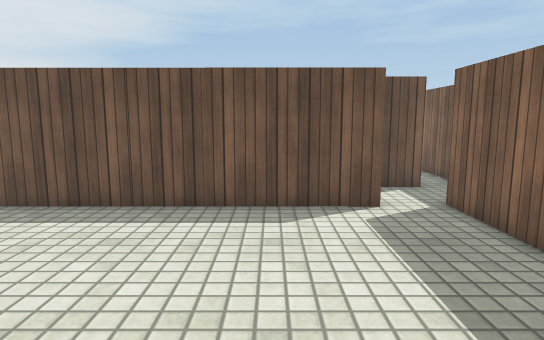
[1] (above)

17 first-person views from a walk through a 3-D level made in the Unity game engine. The camera is 1.2 m above the floor, tilts 8° down and sees 75° across. The floor is counted in squares, 0.5 m on a side. Each view is taken from the middle of a square. On the plan, view 1 faces up. The plan holds only what a view shows up to about 20 squares ahead; the rest is blank. The place goes on beyond the plan. Surface patterns are stand-ins for the level's own textures.

[2]
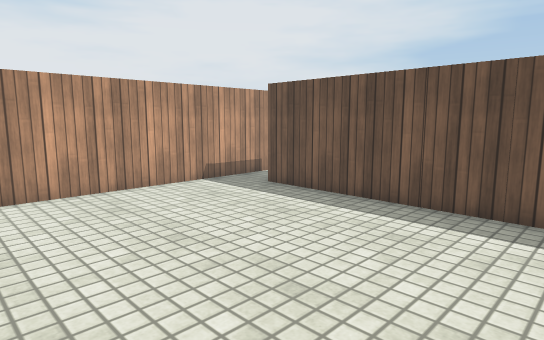

[3]
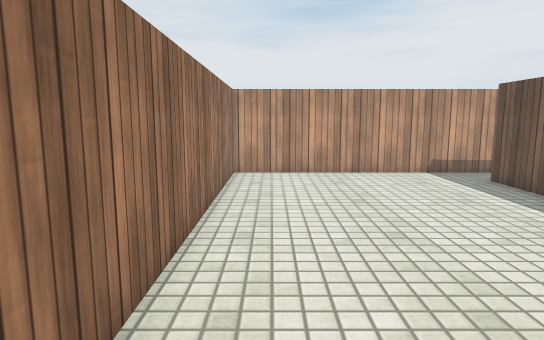

[4]
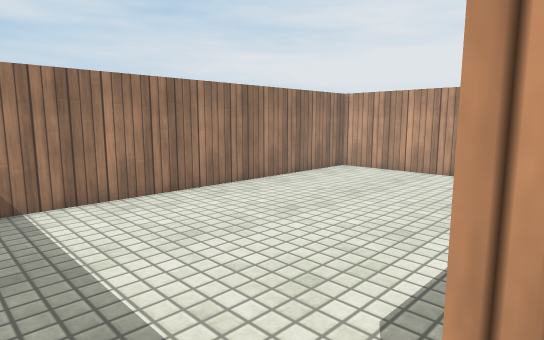

[5]
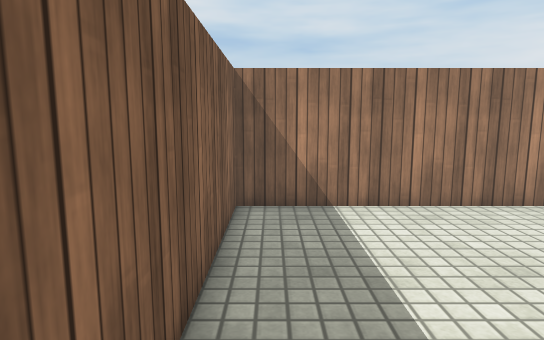

[6]
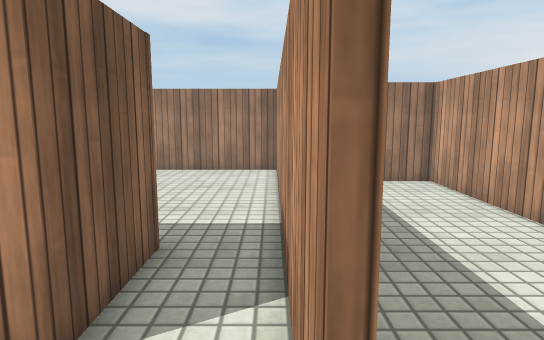

[7]
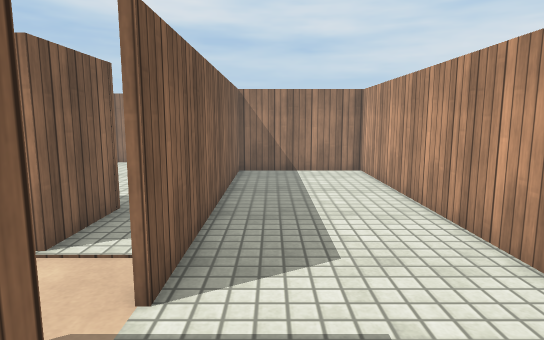

[8]
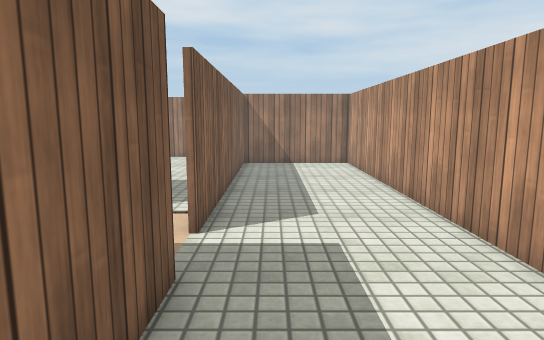

[9]
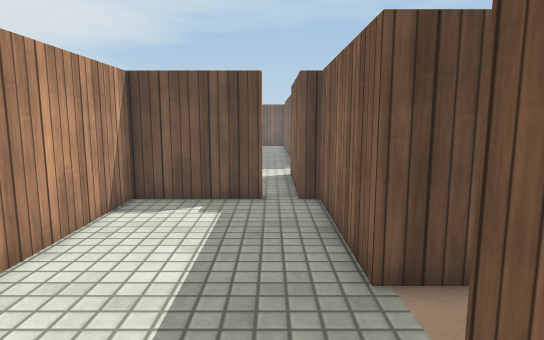

[10]
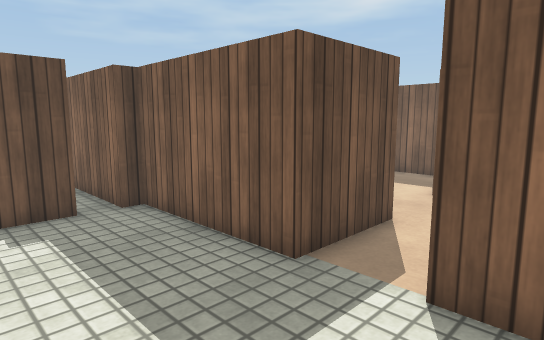

[11]
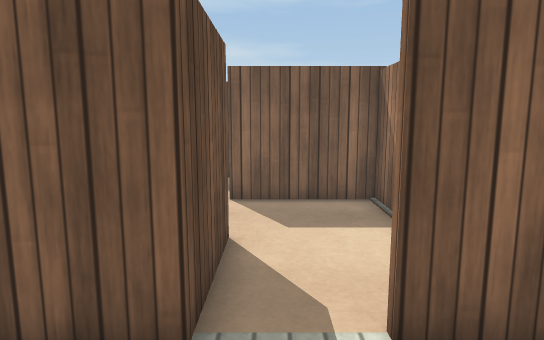

[12]
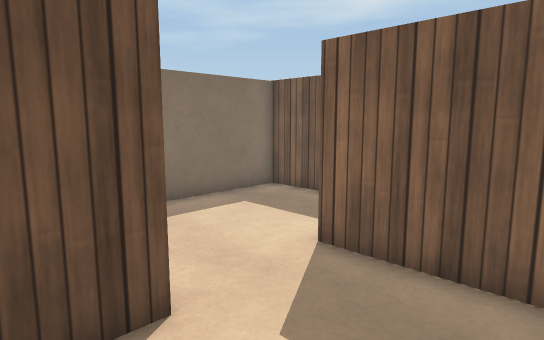

[13]
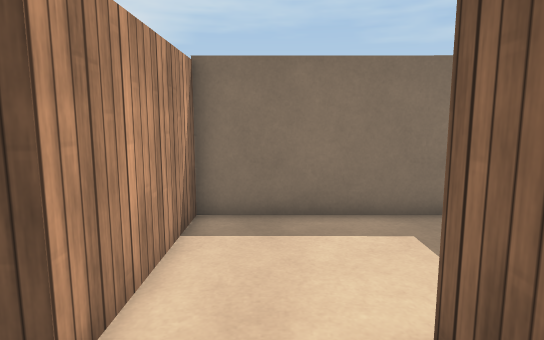

[14]
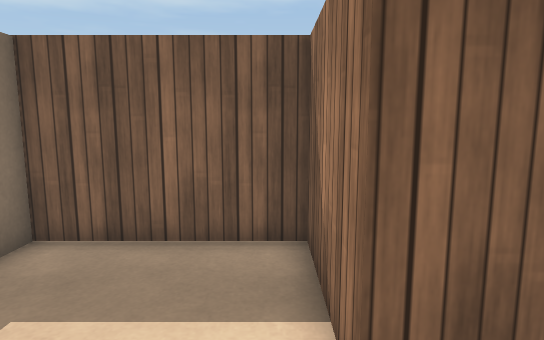

[15]
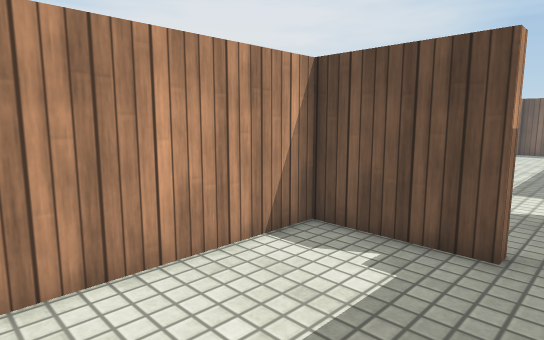

[16]
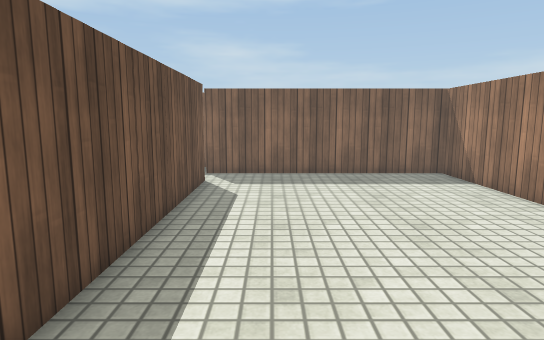

[17]
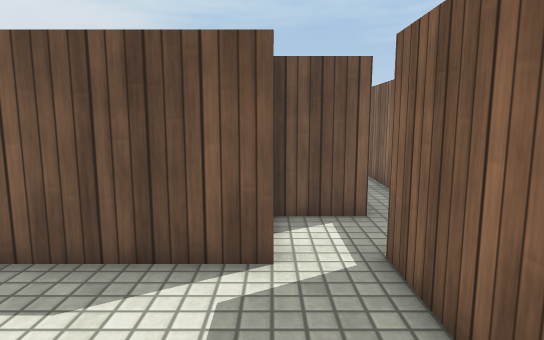

### Floor plan
Points are (right, up) in squares from view 1. A wall is a line through its corners. A room is listed if a view was taken in it or the views show most of it. See-through windows are left out.
Room 1 (views 1, 2, 3, 4, 5, 12, 16, 17)
walls: (3.1, 9.7) (-9.9, 9.7) (-9.9, 12.9); (-12.2, 14.8) (-12.2, -0.8) (5, -0.8) (5, 10); (-10.6, 16.9) (-11.5, 16.9)
ways out: opening at (-12, 15.5) to room 2; opening at (-9.5, 15) to room 3; opening at (4, 10) to room 5
Room 2 (views 6, 7, 8, 9, 10, 11, 15)
walls: (-11.5, 16.9) (-12.5, 16.9) (-12.5, 22.7); (-14.3, 22.7) (-18.3, 22.7) (-18.3, 2.1) (-12.5, 2.1) (-12.5, 14.8)
ways out: opening at (-12, 15.5) to room 1; opening at (-14, 23)
Room 3 (view 13)
walls: (-8.9, 16.9) (-10.6, 16.9); (-7.1, 12.9) (-5.4, 12.9) (-5.4, 17.3); (-9.9, 12.9) (-9.4, 12.9)
ways out: opening at (-9.5, 15) to room 1; opening at (-7, 17) to room 4
Room 4 (view 14)
walls: (-5.4, 17.3) (-1.2, 17.3) (-1.2, 22.7) (-8.9, 22.7) (-8.9, 16.9)
ways out: opening at (-7, 17) to room 3
Room 5 (no view inside)
walls: (5.5, 12.7) (3, 12.7)
ways out: opening at (4, 10) to room 1; opening at (5, 11.5)

Where each view was taken, in squares from view 1:
view 1: 0 up, 0 right, facing up
view 2: 0 up, 0 right, facing up-left
view 3: 1 up, 4 right, facing left
view 4: 10 up, 4 right, facing down-left
view 5: 9 up, 4 right, facing down
view 6: 16 up, 12 left, facing down
view 7: 19 up, 14 left, facing down
view 8: 22 up, 14 left, facing down
view 9: 12 up, 14 left, facing up
view 10: 13 up, 17 left, facing up-right
view 11: 16 up, 16 left, facing right
view 12: 13 up, 11 left, facing up-right
view 13: 14 up, 7 left, facing up
view 14: 18 up, 8 left, facing right
view 15: 16 up, 13 left, facing up-left
view 16: 7 up, 11 left, facing right
view 17: 4 up, 3 right, facing up
